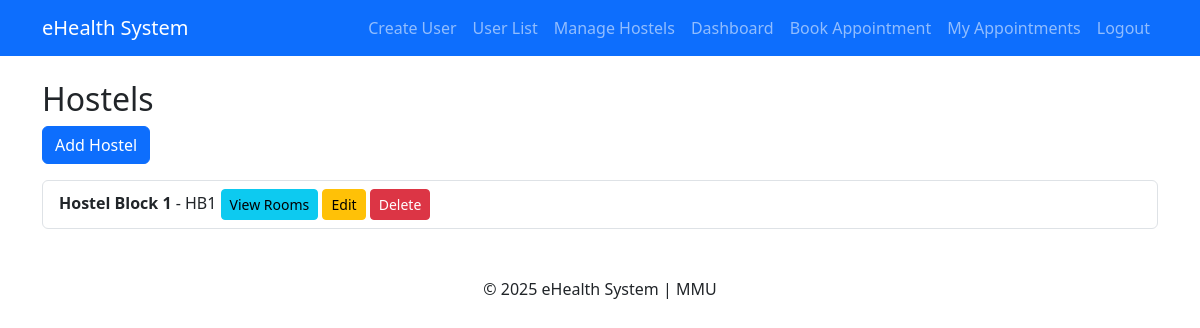
The app's page /hostels/ (signed in), older data.
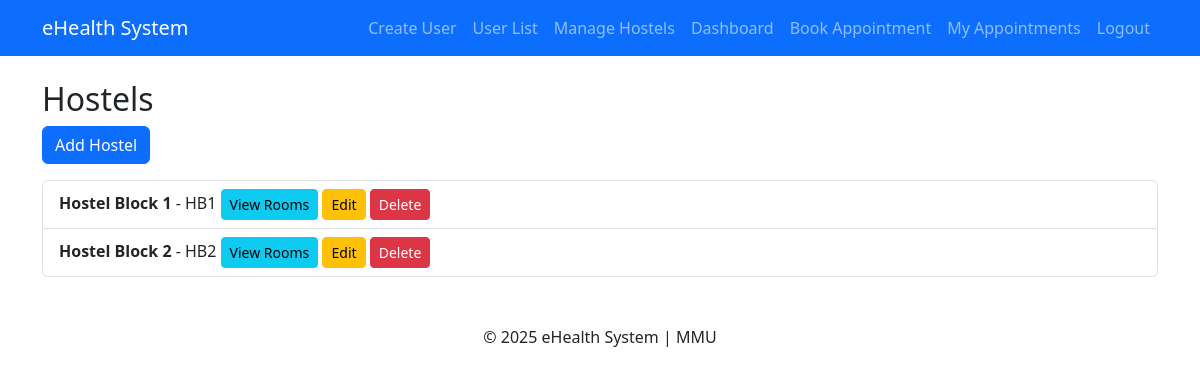
The same page, newer data.
### hostels/models.py (models this page shows, shortened)
class Hostel(models.Model):
    name = models.CharField(max_length=100, unique=True)
    block = models.CharField(max_length=50)
    levels = models.PositiveIntegerField()
    rooms_per_level = models.PositiveIntegerField()

### hostels/views.py (the view)
# urls.py: path('', views.hostel_list, name='hostel_list'),
@login_required
def hostel_list(request):
    if request.user.role not in ['superadmin', 'admin']:
        messages.error(request, "You are not authorized to view this page.")
        return redirect('home')
    hostels = Hostel.objects.all()
    return render(request, 'hostels/hostel_list.html', {'hostels': hostels})

### hostels/templates/hostels/hostel_list.html
{% extends 'base.html' %}
{% block content %}
<h2>Hostels</h2>
<a href="{% url 'add_hostel' %}" class="btn btn-primary">Add Hostel</a>
<ul class="list-group mt-3">
    {% for hostel in hostels %}
        <li class="list-group-item">
            <strong>{{ hostel.name }}</strong> - {{ hostel.block }}
            <a href="{% url 'room_list' hostel_id=hostel.id %}" class="btn btn-info btn-sm">View Rooms</a>
            <a href="{% url 'edit_hostel' hostel.id %}" class="btn btn-warning btn-sm">Edit</a>
            <a href="{% url 'delete_hostel' hostel.id %}" class="btn btn-danger btn-sm" onclick="return confirm('Are you sure?')">Delete</a>
        </li>
    {% empty %}
        <li class="list-group-item text-muted">No hostels available.</li>
    {% endfor %}
</ul>
{% endblock %}

Row changes from the older to the newer data that the page shows:
added Hostel: name "Hostel Block 2", block "HB2"
